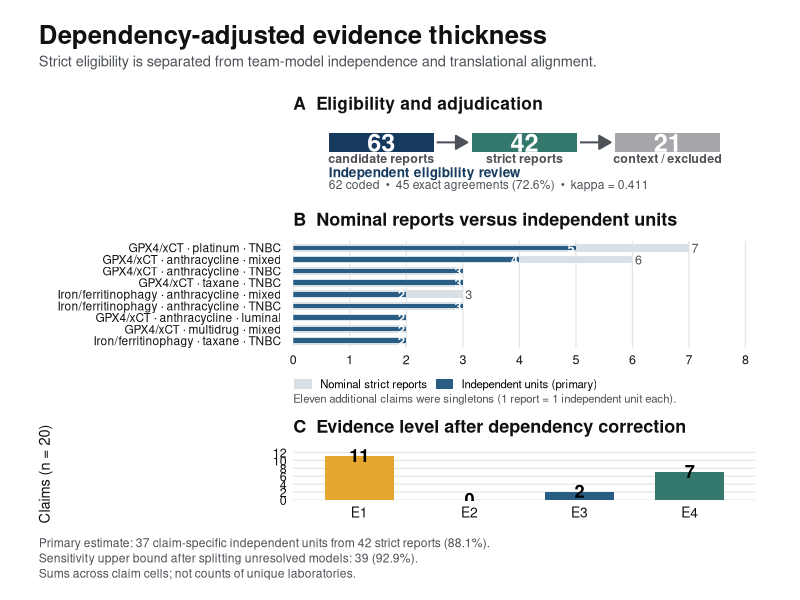
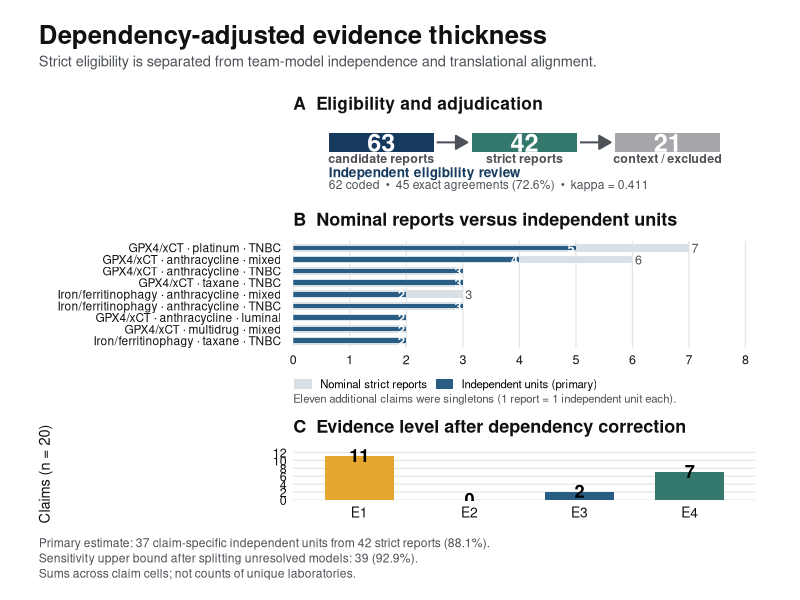
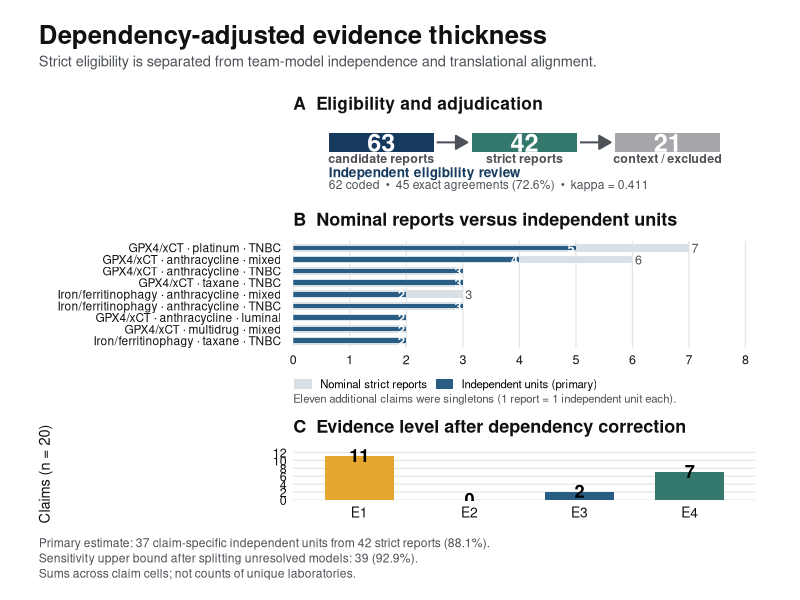
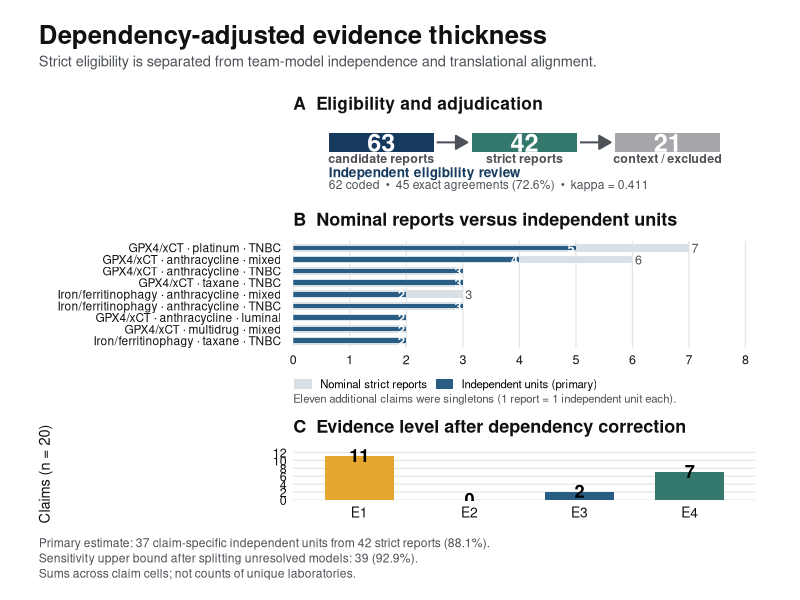
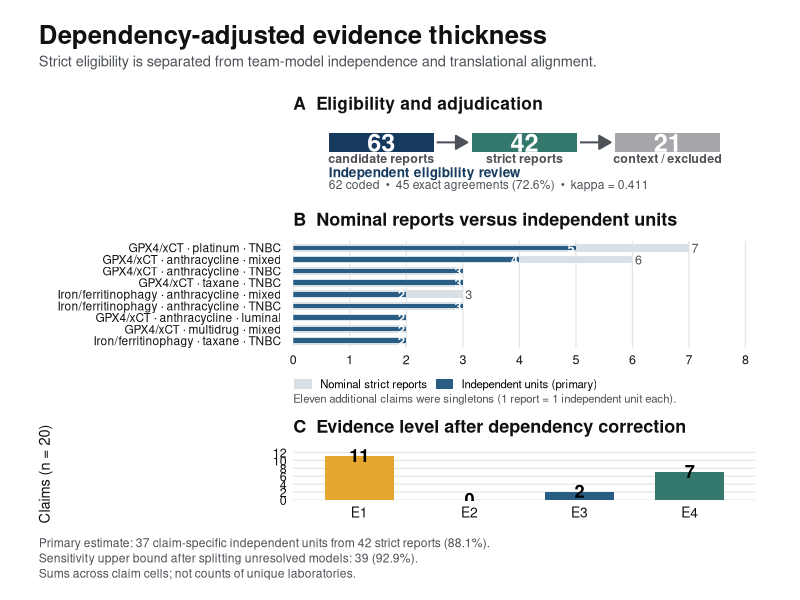

Write R code to recreate these figures, in order.
# Figure 6: Dependency-adjusted evidence thickness
# Locked results from the final dual-review evidence audit (2026-11-01)
# Outputs: 600-dpi PNG, 600-dpi LZW TIFF, vector PDF, and optional SVG

required_packages <- c("ggplot2", "patchwork")
missing_packages <- required_packages[
  !vapply(required_packages, requireNamespace, logical(1), quietly = TRUE)
]

if (length(missing_packages) > 0) {
  install.packages(missing_packages)
}

library(ggplot2)
library(patchwork)

# Remove any previously constructed version of Figure 6 from the current
# RStudio session. This prevents an old annotated object from being reprinted.
old_figure_objects <- intersect(
  c("pA", "pB", "pC", "figure6"),
  ls(envir = .GlobalEnv)
)
if (length(old_figure_objects) > 0) {
  rm(list = old_figure_objects, envir = .GlobalEnv)
}

# -----------------------------------------------------------------------------
# 1. Locked data
# -----------------------------------------------------------------------------

claim_data <- data.frame(
  claim = c(
    "GPX4/xCT · platinum · TNBC",
    "GPX4/xCT · anthracycline · mixed",
    "GPX4/xCT · anthracycline · TNBC",
    "GPX4/xCT · taxane · TNBC",
    "Iron/ferritinophagy · anthracycline · mixed",
    "Iron/ferritinophagy · anthracycline · TNBC",
    "GPX4/xCT · anthracycline · luminal",
    "GPX4/xCT · multidrug · mixed",
    "Iron/ferritinophagy · taxane · TNBC"
  ),
  nominal = c(7, 6, 3, 3, 3, 3, 2, 2, 2),
  independent = c(5, 4, 3, 3, 2, 3, 2, 2, 2),
  stringsAsFactors = FALSE
)

# Preserve the intended top-to-bottom order.
claim_data$claim <- factor(
  claim_data$claim,
  levels = rev(claim_data$claim)
)

level_data <- data.frame(
  level = factor(c("E1", "E2", "E3", "E4"),
                 levels = c("E1", "E2", "E3", "E4")),
  n = c(11, 0, 2, 7)
)

# -----------------------------------------------------------------------------
# 2. Publication palette and shared theme
# -----------------------------------------------------------------------------

navy     <- "#173B5E"
blue     <- "#2A5D84"
teal     <- "#34776C"
gold     <- "#E5A62F"
gray     <- "#A5A7AA"
lightbar <- "#D9E1E6"
lightbox <- "#EFF3F5"
darkgray <- "#4C5157"
gridgray <- "#E3E6E8"

base_family <- "sans"

theme_publication <- theme_minimal(base_family = base_family, base_size = 10.5) +
  theme(
    plot.title = element_text(
      face = "bold", size = 13.0, colour = "#111111",
      margin = margin(b = 8)
    ),
    axis.title = element_text(colour = "#111111"),
    axis.text = element_text(colour = "#111111"),
    panel.grid.minor = element_blank(),
    panel.grid.major = element_line(colour = gridgray, linewidth = 0.45),
    plot.margin = margin(8, 10, 8, 10)
  )

# -----------------------------------------------------------------------------
# 3. Panel A: eligibility and adjudication
# -----------------------------------------------------------------------------

pA <- ggplot() +
  annotate(
    "rect", xmin = 0.35, xmax = 1.45, ymin = 1.10, ymax = 1.52,
    fill = navy, colour = NA
  ) +
  annotate(
    "rect", xmin = 1.85, xmax = 2.95, ymin = 1.10, ymax = 1.52,
    fill = teal, colour = NA
  ) +
  annotate(
    "rect", xmin = 3.35, xmax = 4.45, ymin = 1.10, ymax = 1.52,
    fill = gray, colour = NA
  ) +
  annotate(
    "segment", x = 1.48, xend = 1.80, y = 1.31, yend = 1.31,
    colour = darkgray, linewidth = 0.7,
    arrow = grid::arrow(length = grid::unit(0.13, "inches"), type = "closed")
  ) +
  annotate(
    "segment", x = 2.98, xend = 3.30, y = 1.31, yend = 1.31,
    colour = darkgray, linewidth = 0.7,
    arrow = grid::arrow(length = grid::unit(0.13, "inches"), type = "closed")
  ) +
  annotate(
    "text", x = c(0.90, 2.40, 3.90), y = 1.31,
    label = c("63", "42", "21"),
    colour = "white", size = 6.4, fontface = "bold", family = base_family
  ) +
  annotate(
    "text", x = c(0.90, 2.40, 3.90), y = 0.96,
    label = c("candidate reports", "strict reports", "context / excluded"),
    colour = darkgray, size = 3.15, fontface = "bold", family = base_family
  ) +
  annotate(
    "text", x = 0.35, y = 0.66,
    label = "Independent eligibility review",
    hjust = 0, colour = navy, size = 3.45, fontface = "bold",
    family = base_family
  ) +
  annotate(
    "text", x = 0.35, y = 0.39,
    label = "62 coded  •  45 exact agreements (72.6%)  •  kappa = 0.411",
    hjust = 0, colour = darkgray, size = 3.05, family = base_family
  ) +
  coord_cartesian(xlim = c(0.20, 4.60), ylim = c(0.18, 1.62), clip = "off") +
  labs(title = "A  Eligibility and adjudication") +
  theme_void(base_family = base_family, base_size = 10.5) +
  theme(
    plot.title = element_text(
      face = "bold", size = 12.5, colour = "#111111",
      margin = margin(b = 8)
    ),
    plot.margin = margin(5, 10, 5, 10)
  )

# -----------------------------------------------------------------------------
# 4. Panel B: nominal strict reports versus independent units
# -----------------------------------------------------------------------------

pB <- ggplot(claim_data, aes(y = claim)) +
  geom_col(
    aes(x = nominal, fill = "Nominal strict reports"),
    width = 0.68, colour = NA
  ) +
  geom_col(
    aes(x = independent, fill = "Independent units (primary)"),
    width = 0.40, colour = NA
  ) +
  geom_text(
    aes(x = nominal, label = ifelse(nominal == independent, "", nominal)),
    hjust = -0.35, size = 3.20, colour = darkgray,
    family = base_family
  ) +
  geom_text(
    aes(x = independent, label = independent),
    hjust = 1.20, size = 3.20, colour = "white", fontface = "bold",
    family = base_family
  ) +
  scale_x_continuous(
    limits = c(0, 8.10), breaks = 0:8,
    expand = expansion(mult = c(0, 0.01))
  ) +
  scale_fill_manual(
    name = NULL,
    values = c(
      "Nominal strict reports" = lightbar,
      "Independent units (primary)" = blue
    ),
    breaks = c("Nominal strict reports", "Independent units (primary)")
  ) +
  labs(
    title = "B  Nominal reports versus independent units",
    x = NULL, y = NULL,
    caption = "Eleven additional claims were singletons (1 report = 1 independent unit each)."
  ) +
  theme_publication +
  theme(
    panel.grid.major.y = element_blank(),
    axis.ticks.y = element_blank(),
    axis.text.y = element_text(size = 8.6, margin = margin(r = 6)),
    axis.text.x = element_text(size = 9.0),
    legend.position = "bottom",
    legend.direction = "horizontal",
    legend.justification = "left",
    legend.box.just = "left",
    legend.text = element_text(size = 8.2),
    legend.key.height = grid::unit(0.30, "cm"),
    legend.key.width = grid::unit(0.50, "cm"),
    legend.margin = margin(0, 0, 0, 0),
    legend.box.margin = margin(-3, 0, -2, 0),
    plot.caption = element_text(
      hjust = 0, size = 8.2, colour = darkgray,
      margin = margin(t = 5)
    ),
    plot.margin = margin(6, 14, 4, 10)
  )

# -----------------------------------------------------------------------------
# 5. Panel C: evidence levels
# -----------------------------------------------------------------------------

level_data$label_y <- ifelse(level_data$n == 0, 0.35, level_data$n + 0.35)

pC <- ggplot(level_data, aes(x = level, y = n, fill = level)) +
  geom_col(width = 0.63, colour = NA) +
  geom_text(
    aes(y = label_y, label = n),
    fontface = "bold", size = 4.6, family = base_family
  ) +
  scale_fill_manual(
    values = c(E1 = gold, E2 = gray, E3 = blue, E4 = teal),
    guide = "none"
  ) +
  scale_y_continuous(
    limits = c(0, 13.2), breaks = seq(0, 12, by = 2),
    expand = expansion(mult = c(0, 0))
  ) +
  labs(
    title = "C  Evidence level after dependency correction",
    x = NULL, y = "Claims (n = 20)"
  ) +
  theme_publication +
  theme(
    panel.grid.major.x = element_blank(),
    axis.text.x = element_text(size = 10.0),
    axis.text.y = element_text(size = 9.0),
    plot.margin = margin(6, 14, 2, 10)
  )

# -----------------------------------------------------------------------------
# 6. Assemble the three panels
# -----------------------------------------------------------------------------

figure6 <- (pA / pB / pC) +
  plot_layout(heights = c(1.60, 2.35, 1.15)) +
  plot_annotation(
    title = "Dependency-adjusted evidence thickness",
    subtitle = paste0(
      "Strict eligibility is separated from team-model independence ",
      "and translational alignment."
    ),
    caption = paste0(
      "Primary estimate: 37 claim-specific independent units from 42 strict reports (88.1%).\n",
      "Sensitivity upper bound after splitting unresolved models: 39 (92.9%).\n",
      "Sums across claim cells; not counts of unique laboratories."
    ),
    theme = theme(
      plot.title = element_text(
        family = base_family, face = "bold", size = 18.5,
        colour = "#111111", hjust = 0,
        margin = margin(b = 4)
      ),
      plot.subtitle = element_text(
        family = base_family, size = 10.5,
        colour = darkgray, hjust = 0,
        margin = margin(b = 14)
      ),
      plot.caption = element_text(
        family = base_family, size = 8.7,
        colour = darkgray, hjust = 0,
        lineheight = 1.05,
        margin = margin(t = 10)
      ),
      plot.margin = margin(18, 18, 14, 18)
    )
  )

# -----------------------------------------------------------------------------
# 7. Export: real raster resolution plus vector PDF
# -----------------------------------------------------------------------------

output_directory <- file.path(getwd(), "Figure6_R_output")
dir.create(output_directory, recursive = TRUE, showWarnings = FALSE)

# Fixed landscape dimensions. Keeping one pair of dimensions for every output
# guarantees that PNG, TIFF, PDF, and SVG retain the same layout.
fig_width  <- 11.5
fig_height <- 9.0

png_file <- file.path(
  output_directory,
    "Figure_6_FINAL_LANDSCAPE_600dpi.png"
)
tiff_file <- file.path(
  output_directory,
    "Figure_6_FINAL_LANDSCAPE_600dpi.tiff"
)
pdf_file <- file.path(
  output_directory,
    "Figure_6_FINAL_LANDSCAPE_VECTOR.pdf"
)

# If ragg is installed, it gives especially clean anti-aliased PNG text.
if (requireNamespace("ragg", quietly = TRUE)) {
  ggsave(
    png_file, figure6,
    device = ragg::agg_png,
    width = fig_width, height = fig_height, units = "in",
    dpi = 600, background = "white", limitsize = FALSE
  )
} else {
  ggsave(
    png_file, figure6,
    device = "png",
    width = fig_width, height = fig_height, units = "in",
    dpi = 600, bg = "white", limitsize = FALSE
  )
}

ggsave(
  tiff_file, figure6,
  device = "tiff",
  width = fig_width, height = fig_height, units = "in",
  dpi = 600, compression = "lzw",
  bg = "white", limitsize = FALSE
)

pdf_device <- if (capabilities("cairo")) grDevices::cairo_pdf else grDevices::pdf
ggsave(
  pdf_file, figure6,
  device = pdf_device,
  width = fig_width, height = fig_height, units = "in",
  bg = "white", limitsize = FALSE
)

# Optional SVG. Install svglite only if the target journal requests SVG.
if (requireNamespace("svglite", quietly = TRUE)) {
  svg_file <- file.path(
    output_directory,
    "Figure_6_FINAL_LANDSCAPE_VECTOR.svg"
  )
  ggsave(
    svg_file, figure6,
    device = svglite::svglite,
    width = fig_width, height = fig_height, units = "in",
    bg = "white", limitsize = FALSE
  )
}

print(figure6)
cat("\nFigure 6 files saved to:\n", normalizePath(output_directory), "\n")
cat("PNG :", png_file, "\n")
cat("TIFF:", tiff_file, "\n")
cat("PDF :", pdf_file, "\n")
